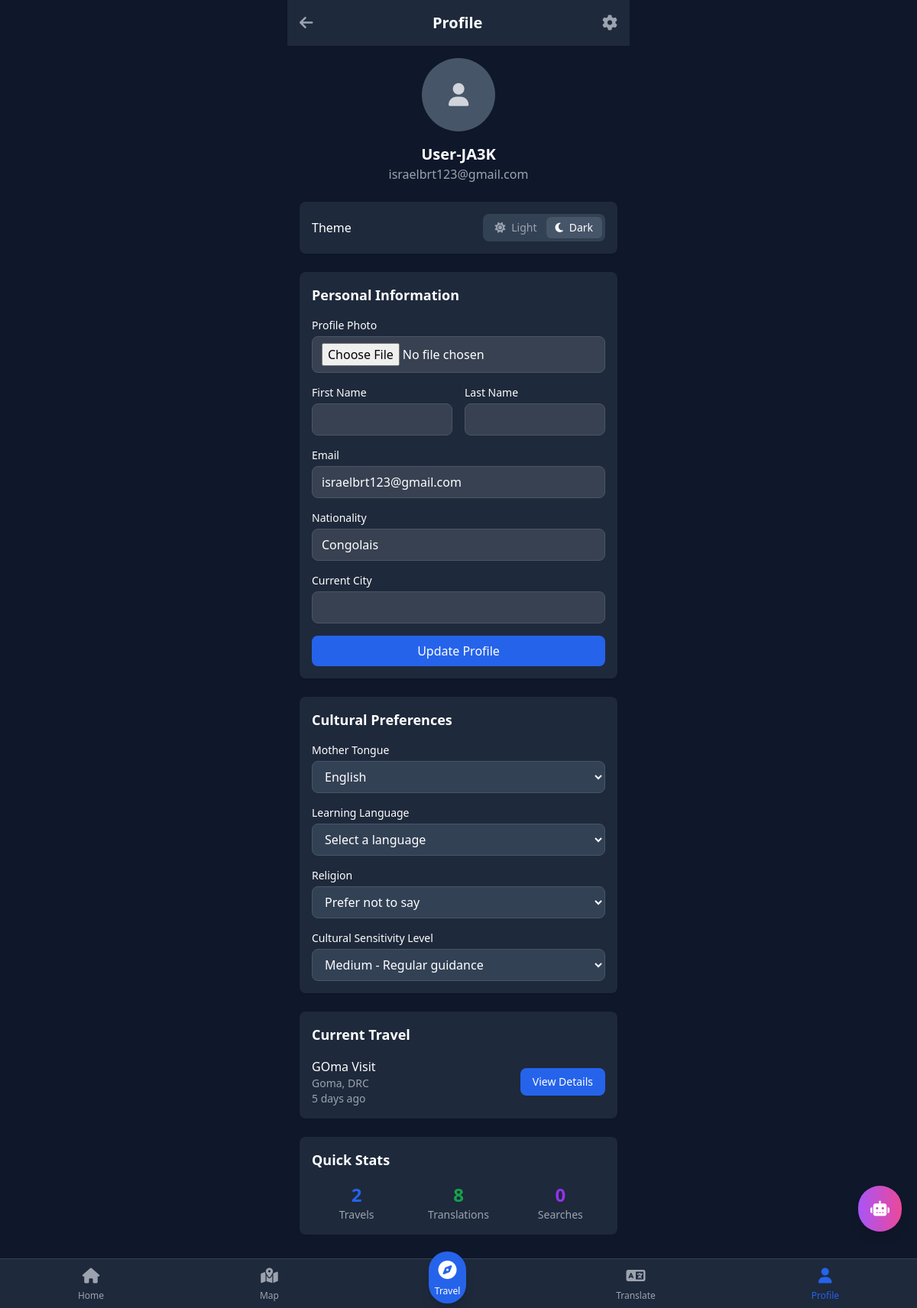
Page /users/profile/ (signed in) on the earlier database version.
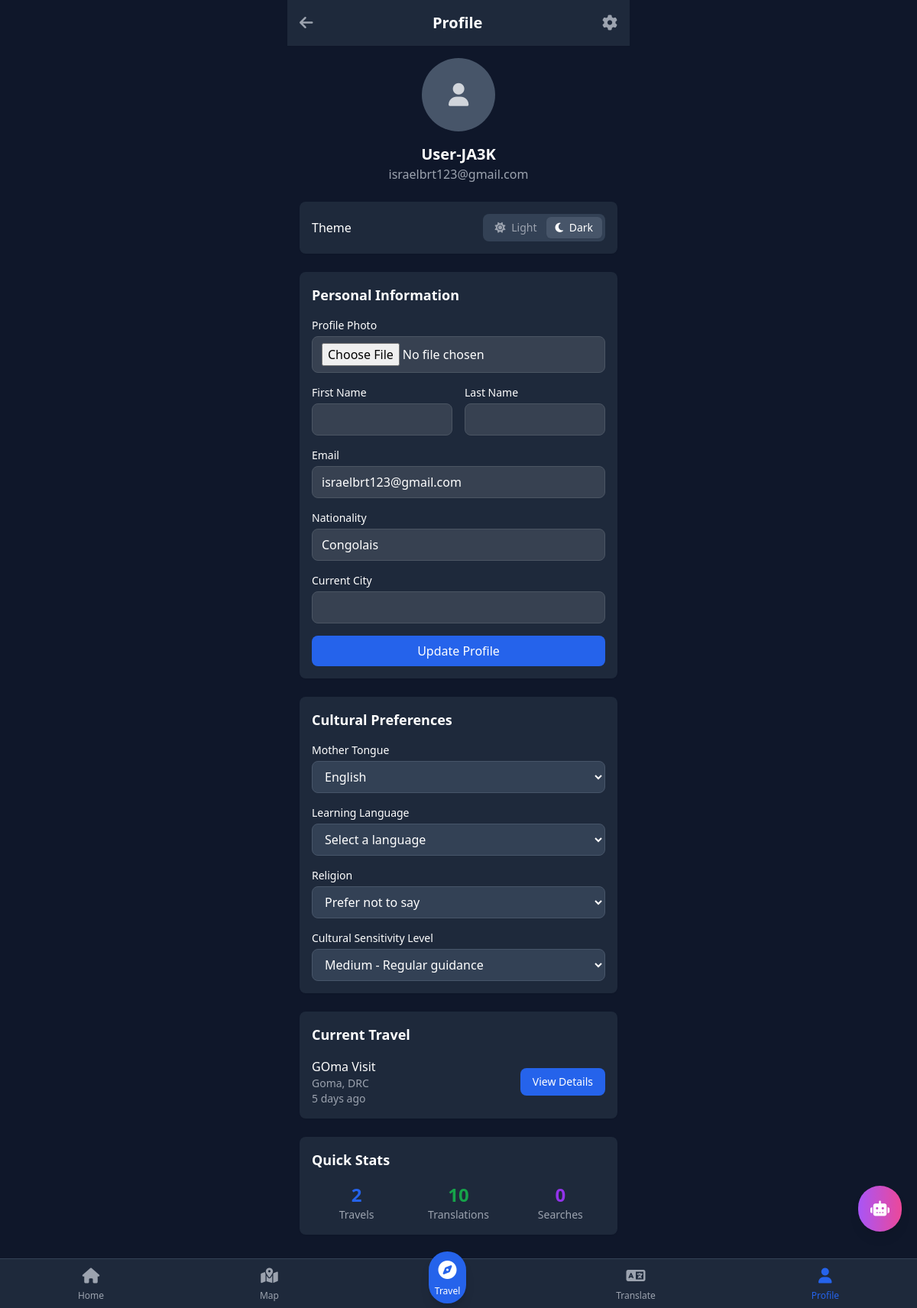
Same page on the later database version.
### users/models.py (models this page shows, shortened)
class CustomUser(AbstractUser):
    photo = models.ImageField(upload_to="profiles/", null=True, blank=True)
    nationality = models.CharField(max_length=100, blank=True)
    city = models.CharField(max_length=100, blank=True)
    mother_tongue = models.CharField(max_length=50, default='en')
    learning_language = models.CharField(max_length=50, blank=True)
    religion = models.CharField(max_length=50, blank=True)
    caution_level = models.CharField(max_length=10, choices=[
        ('low', 'Low'), ('medium', 'Medium'), ('high', 'High')
    ], default='medium')
    theme = models.CharField(max_length=10, choices=[
        ('light', 'Light'), ('dark', 'Dark')
    ], default='dark')
    language_ui = models.CharField(max_length=10, default='en')
    is_synced = models.BooleanField(default=False)

### users/views.py (the view)
# urls.py: path('profile/', views.profile_view, name='profile'),
@login_required
def profile_view(request):
    if request.method == 'POST':
        form = ProfileForm(request.POST, request.FILES, instance=request.user)
        if form.is_valid():
            form.save()
            messages.success(request, 'Profile updated successfully!')
            return redirect('profile')
    else:
        form = ProfileForm(instance=request.user)
    current_travel = None
    if hasattr(request.user, 'travel_set'):
        current_travel = request.user.travel_set.filter(is_active=True).first()
    context = {
        'form': form,
        'current_travel': current_travel,
    }
    return render(request, 'users/profile.html', context)

### users/forms.py
class ProfileForm(forms.ModelForm):
    class Meta:
        model = CustomUser
        fields = ['first_name', 'last_name', 'email', 'photo', 'nationality',
                 'city', 'mother_tongue', 'learning_language', 'religion',
                 'caution_level']
        widgets = {
            'first_name': forms.TextInput(attrs={'class': 'form-input'}),
            'last_name': forms.TextInput(attrs={'class': 'form-input'}),
            'email': forms.EmailInput(attrs={'class': 'form-input'}),
            'nationality': forms.TextInput(attrs={'class': 'form-input'}),
            'city': forms.TextInput(attrs={'class': 'form-input'}),
            'mother_tongue': forms.Select(attrs={'class': 'form-select'}),
            'learning_language': forms.Select(attrs={'class': 'form-select'}),
            'religion': forms.Select(attrs={'class': 'form-select'}),
            'caution_level': forms.Select(attrs={'class': 'form-select'}),
        }

### travels/models.py (called while the page is built)
    def days_elapsed(self):
        return (timezone.now().date() - self.start_date).days

### templates/users/profile.html (shortened to what the changed rows need)
{% extends 'base.html' %}
{% block content %}
<div class="max-w-md mx-auto">
    <header class="bg-white dark:bg-slate-800 p-4 shadow-sm theme-transition flex justify-between items-center">
        <h1 class="text-xl font-bold">Profile</h1>
    </header>
    <div class="p-4 space-y-6">
        <div class="text-center">
            {% if user.photo %}
                <img src="{{ user.photo.url }}" alt="Profile" class="w-24 h-24 rounded-full mx-auto mb-4 object-cover">
            {% else %}
                <div class="w-24 h-24 bg-gray-300 dark:bg-slate-600 rounded-full mx-auto mb-4 flex items-center justify-center">
                    <i class="fas fa-user text-gray-600 dark:text-gray-300 text-3xl"></i>
                </div>
            {% endif %}
            <h2 class="text-xl font-bold">{{ user.get_full_name|default:user.username }}</h2>
            <p class="text-gray-600 dark:text-gray-400">{{ user.email }}</p>
        </div>
        <div class="bg-white dark:bg-slate-800 rounded-lg p-4 shadow-sm">
            <form method="post" enctype="multipart/form-data" class="space-y-4">
                <div>
                    <label class="block text-sm font-medium mb-1">Profile Photo</label>
                    {{ form.photo }}
                </div>
                <div class="grid grid-cols-2 gap-4">
                    <div>
                        <label class="block text-sm font-medium mb-1">First Name</label>
                        {{ form.first_name }}
                    </div>
                    <div>
                        <label class="block text-sm font-medium mb-1">Last Name</label>
                        {{ form.last_name }}
                    </div>
                </div>
                <div>
                    <label class="block text-sm font-medium mb-1">Email</label>
                    {{ form.email }}
                </div>
                <div>
                    <label class="block text-sm font-medium mb-1">Nationality</label>
                    {{ form.nationality }}
                </div>
                <div>
                    <label class="block text-sm font-medium mb-1">Current City</label>
                    {{ form.city }}
                </div>
            </form>
        </div>
        <div class="bg-white dark:bg-slate-800 rounded-lg p-4 shadow-sm">
            <div class="space-y-4">
                <div>
                    <label class="block text-sm font-medium mb-1">Mother Tongue</label>
                    <select class="w-full px-3 py-2 border border-gray-300 dark:border-slate-600 rounded-lg dark:bg-slate-700">
                        <option value="en" {% if user.mother_tongue == 'en' %}selected{% endif %}>English</option>
                    </select>
                </div>
            </div>
        </div>
        <div class="bg-white dark:bg-slate-800 rounded-lg p-4 shadow-sm">
            <div class="grid grid-cols-3 gap-4 text-center">
                <div>
                    <p class="text-2xl font-bold text-primary-600">{{ user.travel_set.count }}</p>
                    <p class="text-sm text-gray-600 dark:text-gray-400">Travels</p>
                </div>
                <div>
                    <p class="text-2xl font-bold text-green-600">{{ user.translationhistory_set.count }}</p>
                    <p class="text-sm text-gray-600 dark:text-gray-400">Translations</p>
                </div>
                <div>
                    <p class="text-2xl font-bold text-purple-600">{{ user.searchhistory_set.count }}</p>
                    <p class="text-sm text-gray-600 dark:text-gray-400">Searches</p>
                </div>
            </div>
        </div>
    </div>
</div>
{% endblock %}

Differences in the rows shown:
changed CustomUser "User-JA3K": translationhistory_set.count "8" → "10"
